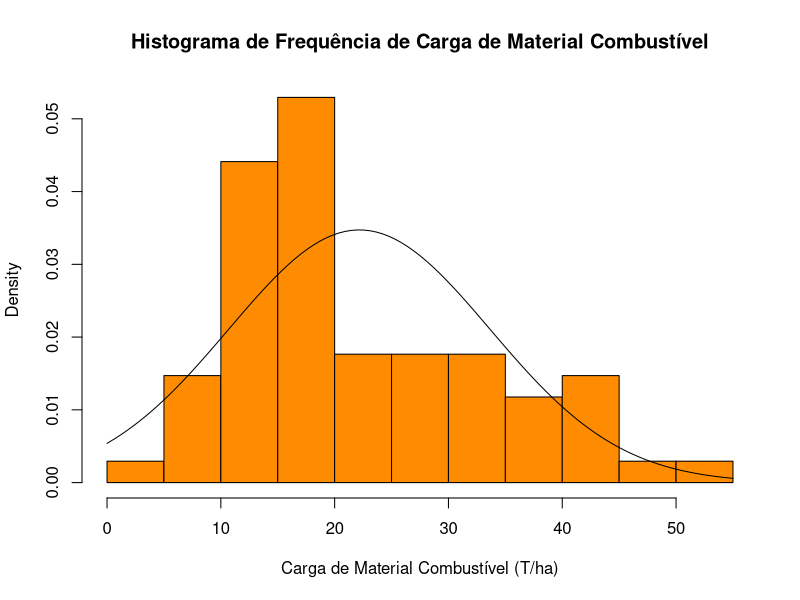
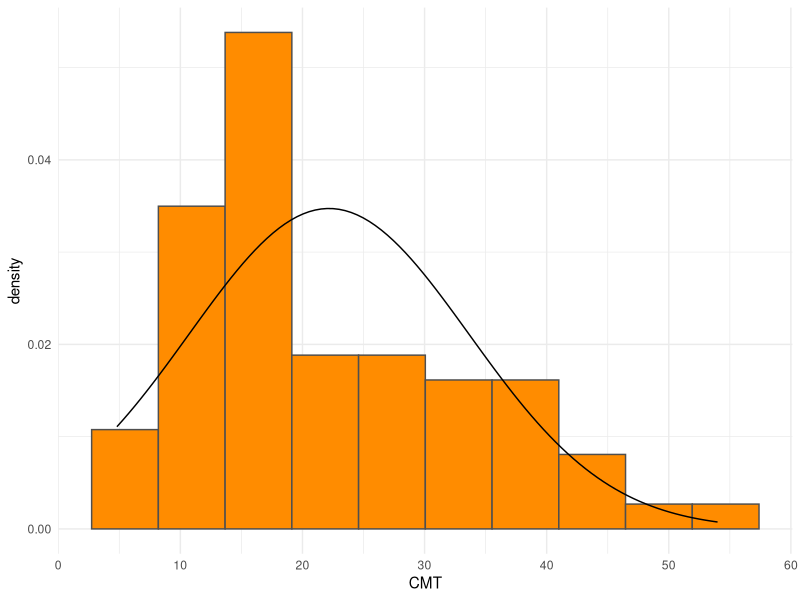
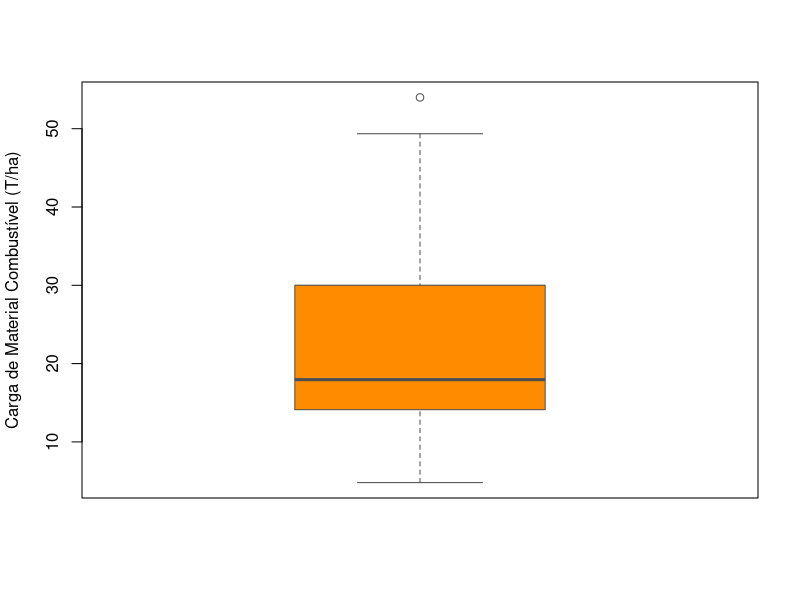
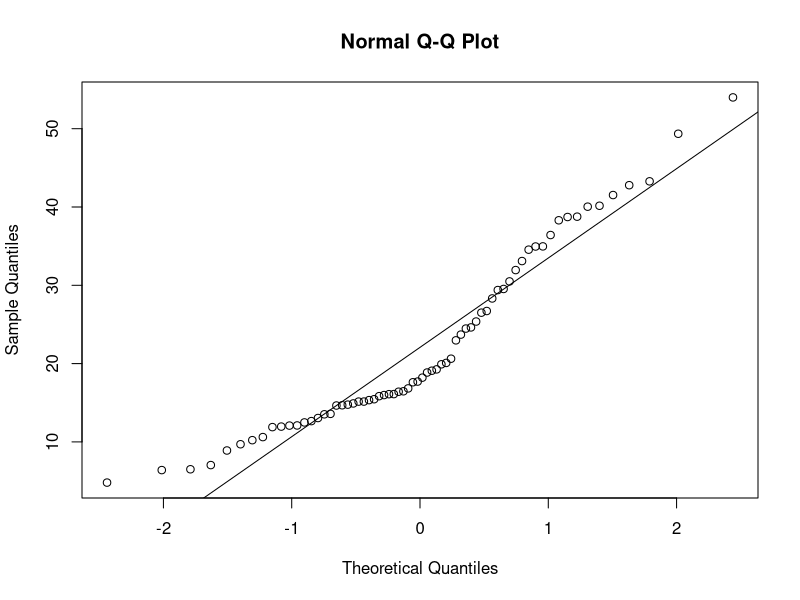
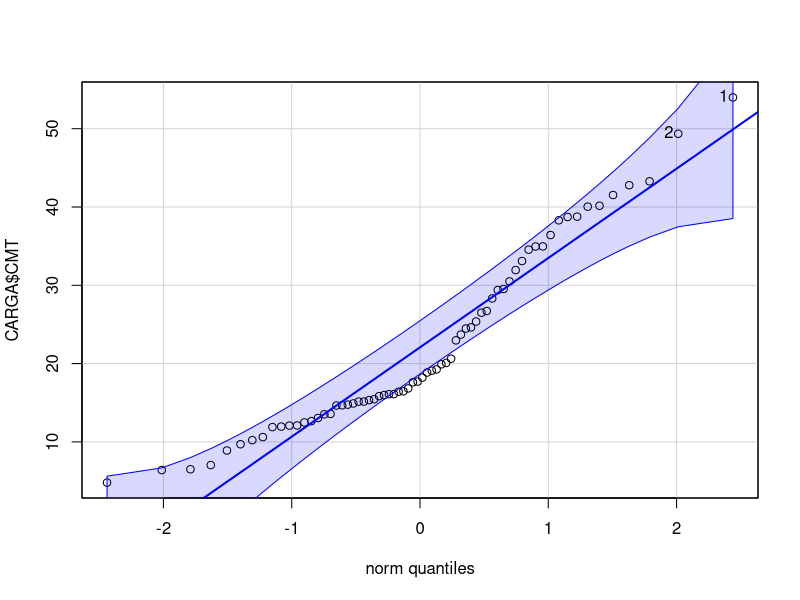
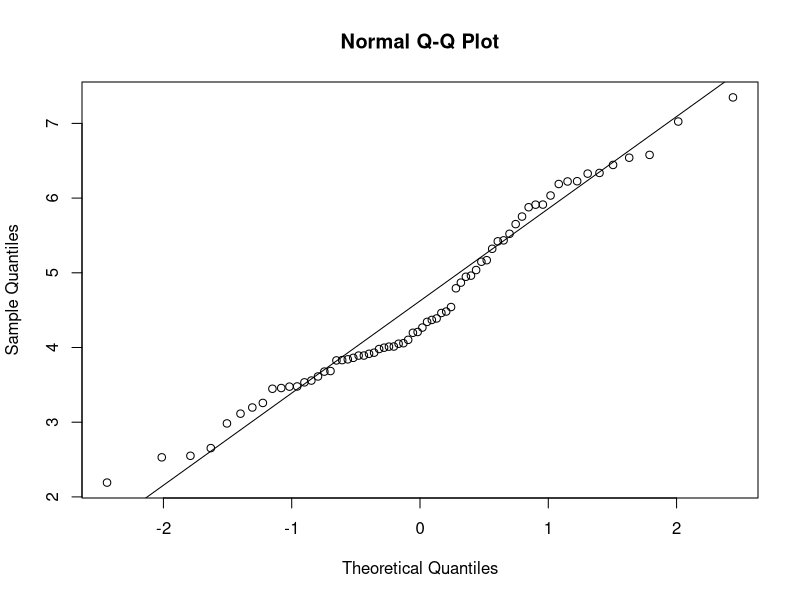
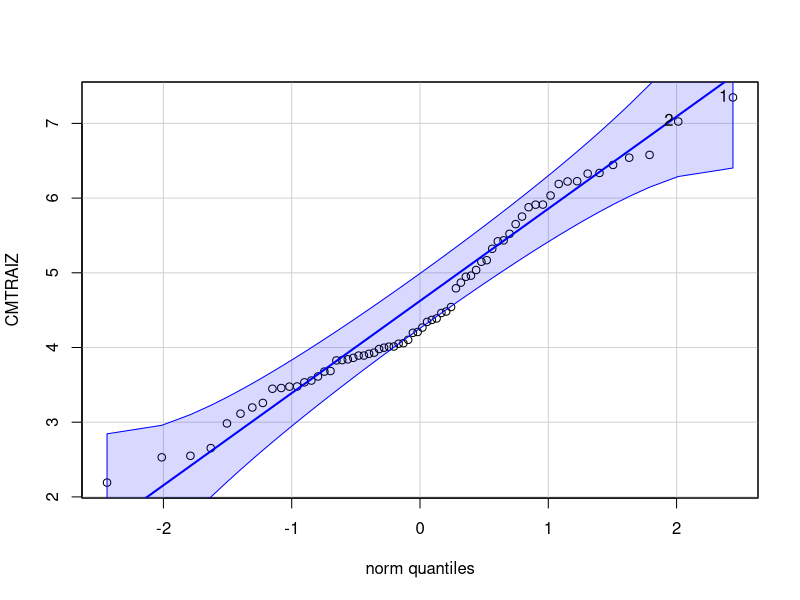
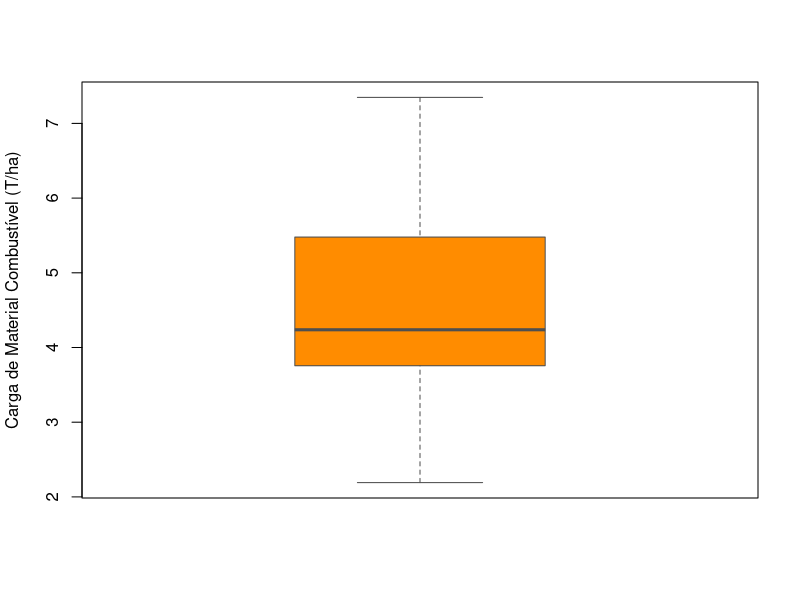

These figures' R source, in order:
#LIMPAR MEMORIA
rm(list=ls(all=TRUE))

# PACOTES
library(readxl)
library(ggplot2)
library(ggpubr)
library(car)
library(fBasics)
library(openxlsx)


#CARREGANDO DADOS CARGA DE MATERIAL COMBUSTIVEL X ALTURA DIGITAL

CARGA <- read_excel("dados_1_cmt.xlsx")

# AVALIANDO DISTRIBUIÇÃO GRAFICAMENTE #

# 1º OPÇÃO
hist(CARGA$CMT,
     col = "#FF8C00",
     freq = F,
     main = "Histograma de Frequência de Carga de Material Combustível",
     xlab= "Carga de Material Combustível (T/ha)"
     )
curve(dnorm(x, mean = mean(CARGA$CMT), sd = sd(CARGA$CMT)), add = T)

#2º OPÇÃO GGPLOT

ggplot(CARGA)+
  aes(x = CMT)+
  geom_histogram(fill= "#FF8C00",
                 col= "#4F4F4F",
                 bins = 10,
                 aes(y =..density..))+
  theme_minimal()+
  stat_function(fun = dnorm, args = list(mean = mean(CARGA$CMT), sd=sd(CARGA$CMT)))

## BOXPLOT

boxplot(CARGA$CMT,
        ylab = "Carga de Material Combustível (T/ha)",
        col = "#FF8C00",
        border = "#4F4F4F",
        horizontal = F,
        notch = F
)

basicStats(CARGA$CMT) # RESUMO ESTATISTICO BASICO


## VALIANDO NORMALIDADE ##
summary(CARGA$CMT)
shapiro.test(CARGA$CMT)
qqnorm(CARGA$CMT)
qqline(CARGA$CMT)
qqPlot(CARGA$CMT, dist='norm',envelope=.95)

## DADOS NAO APRESENTAM NORMALIDADE##

####################################################

## CORRIGINDO ANORMALIDADE ##

## POR TRANSFORMACAO ##

CMTRAIZ <- sqrt(CARGA$CMT)
HCRAIZ<-sqrt(CARGA$HC) ## PARA AS ANALISES FUTURAS, A ALTURA (HC) DEVE ESTA TRANSFORMADAS

##AVALIANDO NOVAMENTE NORMALIDADE

summary(CMTRAIZ)
shapiro.test(CMTRAIZ)
qqnorm(CMTRAIZ)
qqline(CMTRAIZ)
qqPlot(CMTRAIZ, dist='norm',envelope=.95)

##DADOS NORMALIZADO##

####################################################

## CRIAR UM NOVO DATA FRAME PARA OS DADOS TRANSFORMADOS

CARGA_NORMALIZADA<-data.frame(CMTRAIZ,HCRAIZ )

##AVALIAR GRAFICAMENTE A DISTRIBUICAO POS TRANSFORMACAO ##

boxplot(CARGA_NORMALIZADA$CMTRAIZ,
        ylab = "Carga de Material Combustível (T/ha)",
        col = "#FF8C00",
        border = "#4F4F4F",
        horizontal = F,
        notch = F
)

ggplot(CARGA_NORMALIZADA)+
  aes(x = CMTRAIZ)+
  geom_histogram(fill= "#FF8C00",
                 col= "#4F4F4F",
                 bins = 10,
                 aes(y =..density..))+
  theme_minimal()+
  stat_function(fun = dnorm, args = list(mean = mean(CARGA_NORMALIZADA$CMTRAIZ), sd=sd(CARGA_NORMALIZADA$CMTRAIZ)))


##EXPORTAR DATAFRAME
write.xlsx(CARGA_NORMALIZADA, "CARGA_NORMALIZADA.xlsx", overwrite = TRUE)
